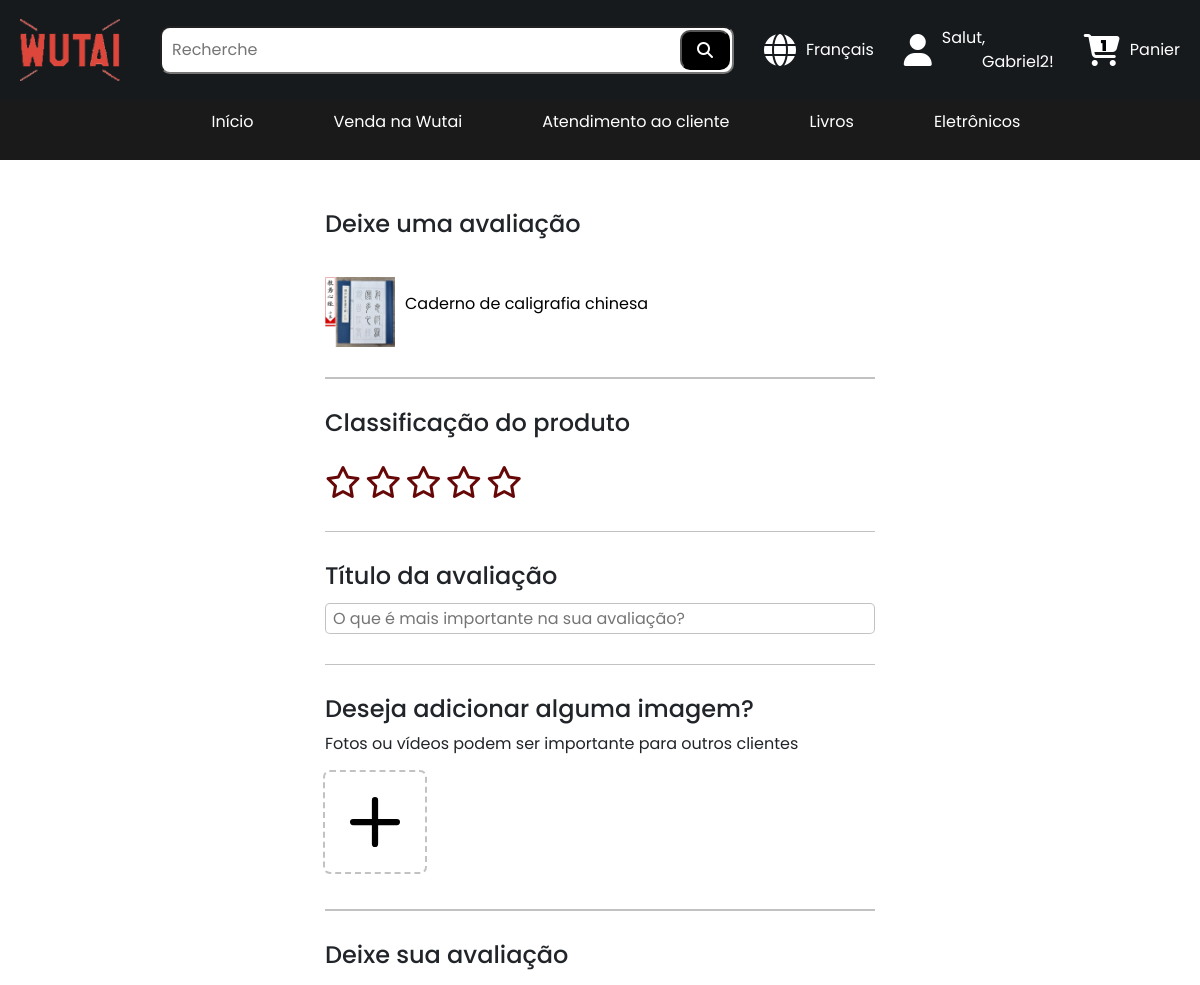
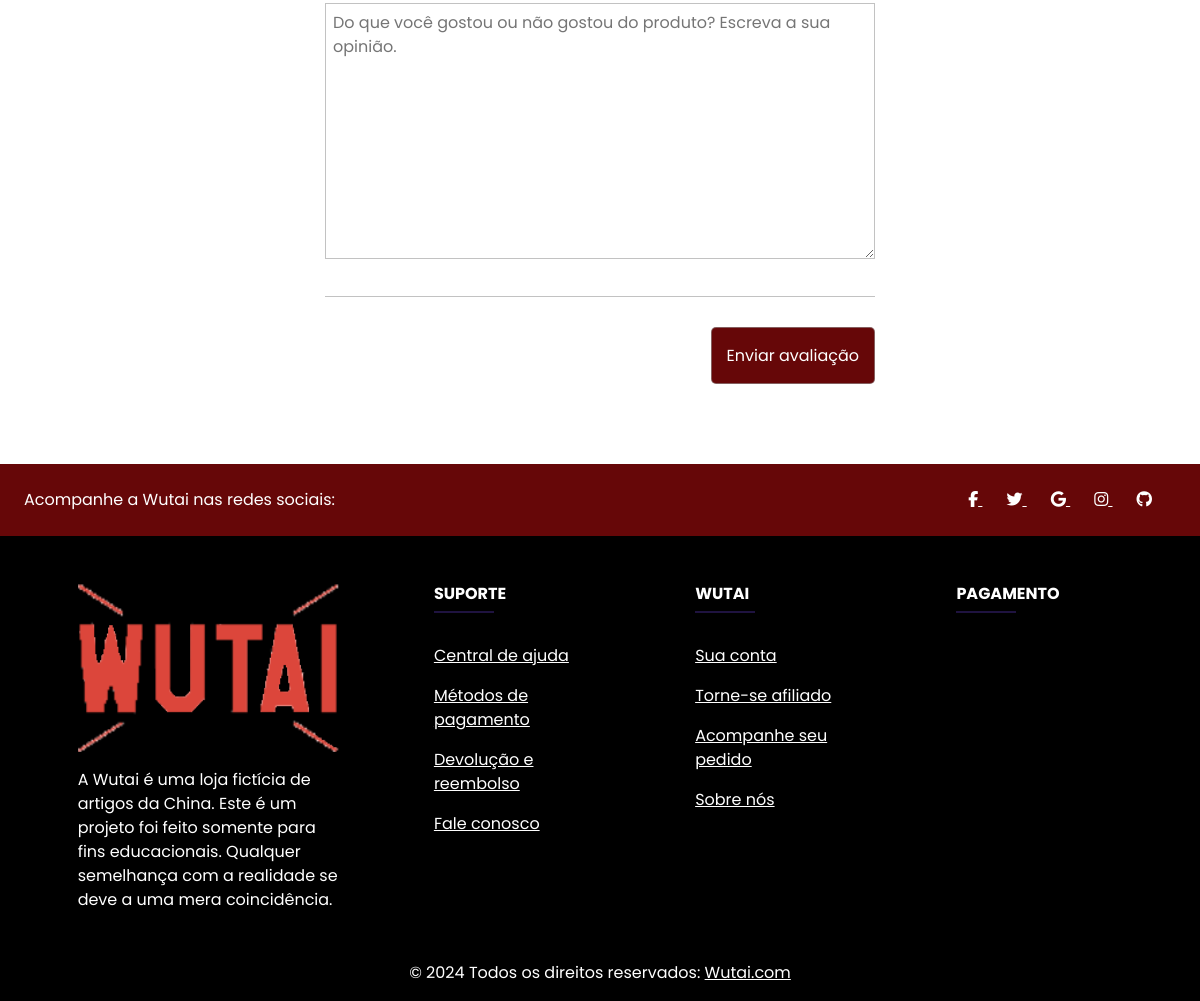
The app's page /website/products/ratePage.php?productId=28 (signed in) with its own data (2 pictures, top to bottom).
### tables this page shows
CREATE TABLE IF NOT EXISTS `product` (
  `idProduct` bigint NOT NULL AUTO_INCREMENT,
  `productName` varchar(100) NOT NULL,
  `category` varchar(60) NOT NULL,
  `quantity` int NOT NULL,
  `productDescription` varchar(1000) NOT NULL,
  `productImage` varchar(255) NOT NULL,
  `price` decimal(10,2) NOT NULL,
  `deliver` varchar(60) NOT NULL,
  `idSeller` bigint NOT NULL,
  PRIMARY KEY (`idProduct`),
  KEY `fkIdSeller` (`idSeller`)
);

### website/products/ratePage.php (the view, shortened to what this page needs)
<!DOCTYPE html>
<html lang="pt-BR">
<head>
    <link rel="stylesheet" href="/php_programs/Wutai/Wutai/styles/header.css">
    <link rel="stylesheet" href="/php_programs/Wutai/Wutai/styles/productPage.css">
    <link rel="stylesheet" href="/php_programs/Wutai/Wutai/styles/footer.css">
    <link href="https://cdn.jsdelivr.net/npm/bootstrap@5.0.2/dist/css/bootstrap.min.css" rel="stylesheet">
</head>
<body>
    <?php include('../header/header.php'); ?>
    <form action="ratePage.act.php?productId=<?php echo $_GET['productId'] ?>" method="POST">
        <div class='product__container__ratePage'>
            <div class="product__info__wrapper">
                <h4>Deixe uma avaliação</h4>
                <?php
                if (isset($_GET['productId'])) {
                    $sqlSelect = mysqli_query($conn, "SELECT * FROM `product` WHERE `idProduct` = '$_GET[productId]'");
                    $product = mysqli_fetch_assoc($sqlSelect);
                    echo "
                    <div class='product__name__img'>
                        <a href='products/products_page.php?productId=$_GET[productId]'>
                            <img src='../seller/productCRUD/$product[productImage]' class='product__rate__image'>
                            <p>$product[productName]</p>
                        </a>
                    </div>
                    ";
                }
                ?>
            </div>
            <div class="rate__user__wrapper">
                <h4>Classificação do produto</h4>
                <div class="rate__stars">
                    <i class="fa fa-star-o" data-value='1'></i>
                    <i class=" fa fa-star-o" data-value='2'></i>
                    <i class="fa fa-star-o" data-value='3'></i>
                    <i class="fa fa-star-o" data-value='4'></i>
                    <i class="fa fa-star-o" data-value='5'></i>
                </div>
            </div>
            <div class="title__ratePage">
                <h4><label for="title">Título da avaliação</label></h4>
                <input type="text" name="title" id="title" placeholder="O que é mais importante na sua avaliação?">
            </div>
            <div class="image__product__ratePage">
                <h4>Deseja adicionar alguma imagem?</h4>
                <p>Fotos ou vídeos podem ser importante para outros clientes</p>
                <label for="imageRatePage" class="custom-file-upload">
                </label>
            </div>
            <div class="textarea__rate__ratePage">
                <h4>Deixe sua avaliação</h4>
                <textarea name="textareaRatePage" id="textareaRatePage" cols="30" rows="10" placeholder="Do que você gostou ou não gostou do produto? Escreva a sua opinião."></textarea>
            </div>
            <div class="input__submit__ratePage">
                <input type="submit" name="submitRatePage" id="submitRatePage" value="Enviar avaliação">
            </div>
    </form>
    <?php include('../footer/footer.php'); ?>

### styles/header.css (style rules this page uses)
* { margin: 0; padding: 0; box-sizing: border-box; font-family: "Poppins", sans-serif; }

### styles/productPage.css (style rules this page uses)
* { margin: 0; padding: 0; box-sizing: border-box; font-family: "Poppins", sans-serif; }
.product__container__ratePage { display: flex; align-items: center; flex-direction: column; padding: 50px; }
.product__container__ratePage .product__rate__image { width: 70px; height: 70px; }
.product__container__ratePage .product__info__wrapper { display: flex; align-items: flex-start; flex-direction: column; border-bottom: solid 1px rgba(153, 153, 153, 0.6); width: 50%; }
.product__container__ratePage .product__name__img { display: flex; padding: 30px 0; }
.product__container__ratePage .product__name__img a { display: flex; align-items: center; text-decoration: none; color: #000; }
.product__container__ratePage .product__name__img p { margin-left: 10px; }
.product__container__ratePage .rate__user__wrapper { display: flex; align-items: flex-start; flex-direction: column; width: 50%; padding: 30px 0; border-top: solid 1px rgba(153, 153, 153, 0.6); border-bottom: solid 1px rgba(153, 153, 153, 0.6); position: relative; }
.product__container__ratePage .rate__user__wrapper .rate__stars { margin-top: 20px; }
.product__container__ratePage .rate__user__wrapper .rate__stars i { color: #660708; font-size: clamp(1rem, 10vw, 2rem); cursor: pointer; }
.product__container__ratePage .title__ratePage { display: flex; align-items: flex-start; flex-direction: column; width: 50%; padding: 30px 0; }
.product__container__ratePage .title__ratePage input { height: 31px; padding: 3px 7px; line-height: normal; border: solid 1px rgba(153, 153, 153, 0.6); border-radius: 5px; width: 100%; margin-top: 5px; }
.product__container__ratePage .image__product__ratePage { width: 50%; border-top: solid 1px rgba(153, 153, 153, 0.6); border-bottom: solid 1px rgba(153, 153, 153, 0.6); padding: 30px 0; }
.product__container__ratePage .image__product__ratePage .custom-file-upload { border: 1px solid #ccc; display: inline-block; padding: 50px; border: none; outline: dashed 2px rgba(153, 153, 153, 0.6); border-radius: 5px; cursor: pointer; background-image: url("../assets/plus.svg"); background-repeat: no-repeat; background-position: center; background-size: contain; }
.product__container__ratePage .textarea__rate__ratePage { width: 50%; padding: 30px 0; border-top: solid 1px rgba(153, 153, 153, 0.6); border-bottom: solid 1px rgba(153, 153, 153, 0.6); }
.product__container__ratePage .textarea__rate__ratePage textarea { margin-top: 10px; width: 100%; border: solid 1px rgba(153, 153, 153, 0.6); padding: 7px; }
.product__container__ratePage .input__submit__ratePage { width: 50%; display: flex; justify-content: flex-end; padding: 30px 0; }
.product__container__ratePage .input__submit__ratePage input { background-color: #660708; color: #fff; padding: 15px; line-height: normal; border: solid 1px rgba(153, 153, 153, 0.6); border-radius: 5px; }

### styles/footer.css (style rules this page uses)
* { margin: 0; padding: 0; box-sizing: border-box; font-family: "Poppins", sans-serif; }

### records on screen
product: productImage (picture), productName "Caderno de caligrafia chinesa"

### other values on screen
$name "Gabriel2"
$count[0] "1"
